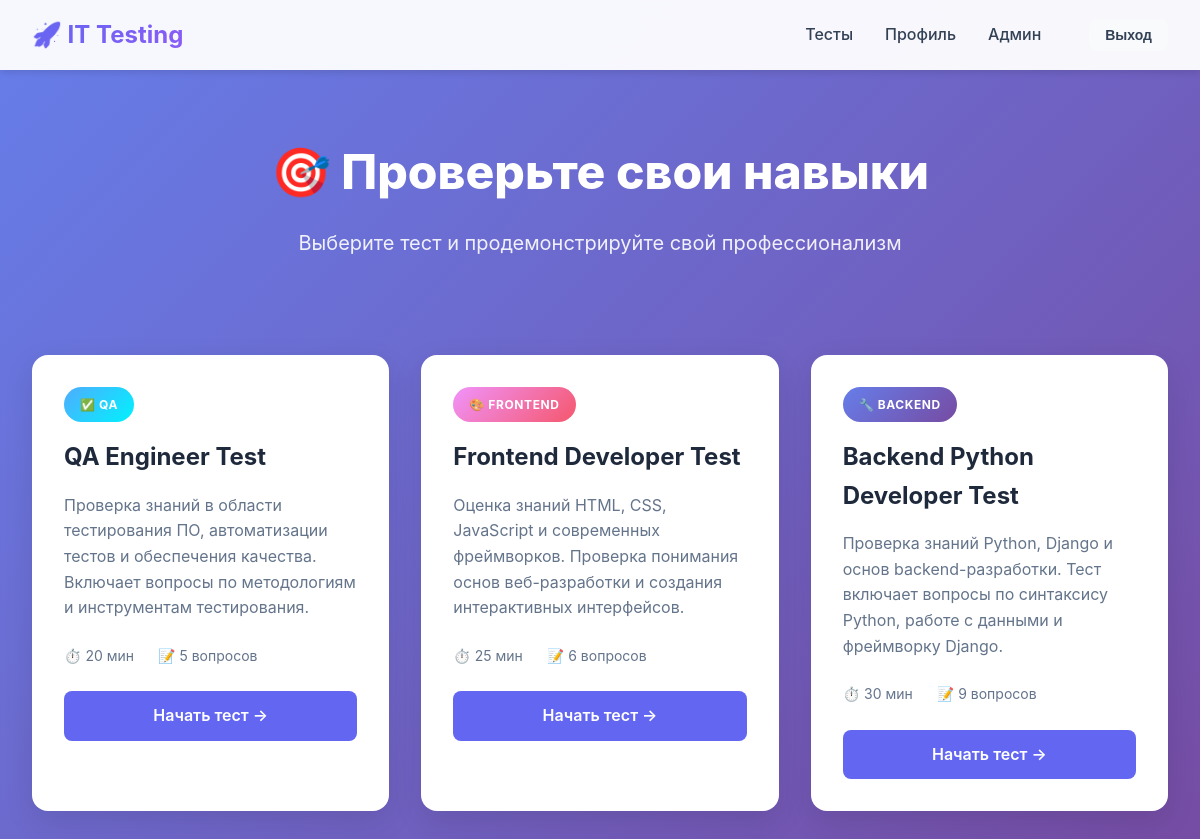
The app's page / (signed in) with its own data.
### myapp/models.py (models this page shows, shortened)
class Test(models.Model):
    SPECIALIZATION_CHOICES = (
        ('backend', 'Backend'),
        ('frontend', 'Frontend'),
        ('qa', 'QA'),
        ('fullstack', 'Fullstack'),
        ('devops', 'DevOps'),
    )
    title = models.CharField(max_length=200, verbose_name="Название теста")
    description = models.TextField(verbose_name="Описание")
    specialization = models.CharField(
        max_length=50,
        choices=SPECIALIZATION_CHOICES,
        default='backend',
        verbose_name="Специализация"
    )
    time_limit_minutes = models.IntegerField(default=60, verbose_name="Лимит времени (минуты)")
    created_at = models.DateTimeField(auto_now_add=True, verbose_name="Дата создания")
    is_active = models.BooleanField(default=True, verbose_name="Активен")
    class Meta:
        verbose_name = "Тест"
        verbose_name_plural = "Тесты"
        ordering = ['-created_at']

### myapp/views.py (the view, shortened to what this page needs)
# urls.py: path('', views.test_list, name='test_list'),
def test_list(request):
    tests = Test.objects.filter(is_active=True)
    return render(request, 'myapp/test_list.html', {'tests': tests})

### myapp/templates/myapp/test_list.html (shortened to what this page needs)
{% extends 'myapp/base.html' %}
{% load static %}
{% block extra_css %}
<link rel="stylesheet" href="{% static 'myapp/css/test_list.css' %}">
{% endblock %}
{% block content %}
<div class="hero">
    <h1>🎯 Проверьте свои навыки</h1>
    <p>Выберите тест и продемонстрируйте свой профессионализм</p>
</div>
<div class="container">
    {% if tests and not recommended_tests and not other_tests %}
        <div class="tests-grid">
            {% for test in tests %}
            <div class="test-card">
                <span class="test-badge badge-{{ test.specialization }}">
                    {% if test.specialization == 'backend' %}🔧 Backend
                    {% elif test.specialization == 'frontend' %}🎨 Frontend
                    {% elif test.specialization == 'qa' %}✅ QA
                    {% elif test.specialization == 'fullstack' %}🌟 Fullstack
                    {% elif test.specialization == 'devops' %}⚙️ DevOps
                    {% endif %}
                </span>
                <h2>{{ test.title }}</h2>
                <p>{{ test.description|truncatewords:20 }}</p>
                <div class="test-meta">
                    <span>⏱️ {{ test.time_limit_minutes }} мин</span>
                    <span>📝 {{ test.questions.count }} вопросов</span>
                </div>
                <a href="{% url 'test_detail' test.pk %}" class="btn btn-primary" style="width: 100%; text-align: center;">
                    Начать тест →
                </a>
            </div>
            {% endfor %}
        </div>
    {% endif %}
</div>
{% endblock %}

### myapp/static/myapp/css/test_list.css (style rules this page uses)
.hero { text-align: center; padding: 4rem 2rem; color: white; }
.hero h1 { font-size: 3rem; margin-bottom: 1rem; font-weight: 800; }
.hero p { font-size: 1.25rem; opacity: 0.9; }
.tests-grid { display: grid; grid-template-columns: repeat(auto-fill, minmax(320px, 1fr)); gap: 2rem; margin-bottom: 3rem; }
.test-card { background: white; border-radius: 16px; padding: 2rem; box-shadow: 0 10px 30px rgba(0, 0, 0, 0.1); transition: all 0.3s; position: relative; }
.test-badge { display: inline-block; padding: 0.5rem 1rem; border-radius: 20px; font-size: 0.75rem; font-weight: 700; text-transform: uppercase; letter-spacing: 0.05em; margin-bottom: 1rem; }
.badge-backend { background: linear-gradient(135deg, #667eea, #764ba2); color: white; }
.badge-frontend { background: linear-gradient(135deg, #f093fb, #f5576c); color: white; }
.badge-qa { background: linear-gradient(135deg, #4facfe, #00f2fe); color: white; }
.test-card h2 { font-size: 1.5rem; color: var(--dark); margin-bottom: 1rem; }
.test-card p { color: var(--text-light); margin-bottom: 1.5rem; line-height: 1.6; }
.test-meta { display: flex; gap: 1.5rem; color: var(--text-light); font-size: 0.875rem; margin-bottom: 1.5rem; }

### myapp/templates/myapp/base.html (style rules this page uses)
* { margin: 0; padding: 0; box-sizing: border-box; }
:root { --primary: #6366f1; --primary-dark: #4f46e5; --secondary: #8b5cf6; --success: #10b981; --danger: #ef4444; --warning: #f59e0b; --dark: #1e293b; --light: #f8fafc; --border: #e2e8f0; --text: #334155; --text-light: #64748b; }
body { font-family: -apple-system, BlinkMacSystemFont, 'Segoe UI', Roboto, Oxygen, Ubuntu, Cantarell, sans-serif; background: linear-gradient(135deg, #667eea 0%, #764ba2 100%); min-height: 100vh; color: var(--text); line-height: 1.6; }
.container { max-width: 1200px; margin: 0 auto; padding: 2rem; }
.btn { display: inline-block; padding: 0.75rem 1.5rem; border-radius: 8px; font-weight: 600; text-decoration: none; border: none; cursor: pointer; transition: all 0.3s; font-size: 1rem; }
.btn-primary { background: var(--primary); color: white; }

### records on screen
Test: specialization "✅ QA", title "QA Engineer Test", description "Проверка знаний в области тестирования ПО, автоматизации тестов и обеспечения качества. Включает вопросы по методологиям и инструментам тестирования.", time_limit_minutes "20", questions.count "5"
Test: specialization "🎨 FRONTEND", title "Frontend Developer Test", description "Оценка знаний HTML, CSS, JavaScript и современных фреймворков. Проверка понимания основ веб-разработки и создания интерактивных интерфейсов.", time_limit_minutes "25", questions.count "6"
Test: specialization "🔧 BACKEND", title "Backend Python Developer Test", description "Проверка знаний Python, Django и основ backend-разработки. Тест включает вопросы по синтаксису Python, работе с данными и фреймворку Django.", time_limit_minutes "30", questions.count "9"
